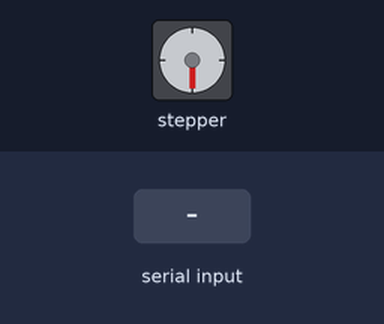
Bench run of a sketch on a simulated Arduino Uno, built with avr-gcc and run on an emulated ATmega328P. Parts: stepper motor. Wiring (inferred from the names in the program): stepper motor driver (200 steps per turn assumed): step pin 7; direction pin 6; enable pin 5. The test bench sets the inputs (shaded band).

Above: at 1.25 s.
1.3 s: "left" received over Serial
At 2.1 s:
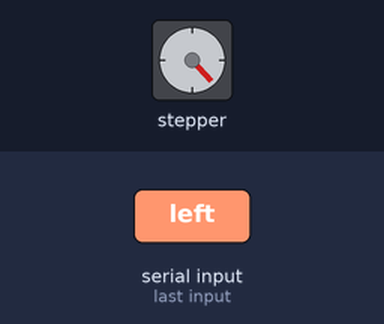
4.3 s: "right" received over Serial
At 4.6 s:
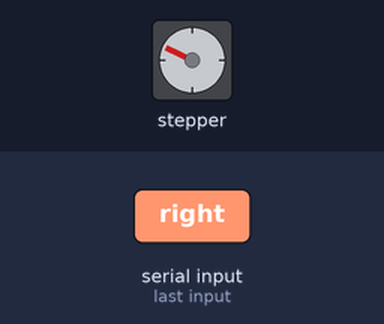
7.3 s: "off" received over Serial
At 8.75 s:
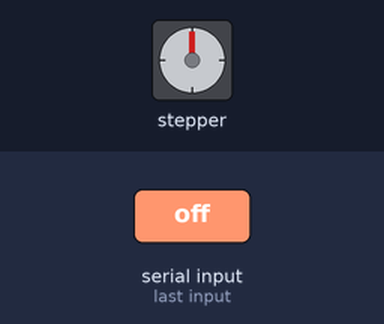
10.3 s: "reset" received over Serial
Timing chart, 0 to 14.3 s (numbered marks = the images above; inputs shaded):
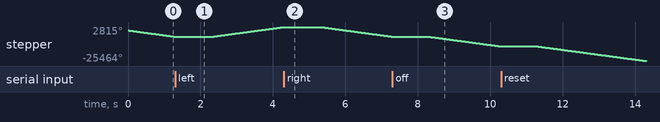

The sketch:

Motor_driver.ino
```cpp
#define CLKW  LOW
#define CCLKW HIGH
#define SPEED_INTERVAL 10
#define SPEED_DEFAULT 200

int PUL = 7; //define Pulse pin
int DIR = 6; //define Direction pin
int ENA = 5; //define Enable Pin
String User_input;
int Speed = 200;

void setup() {
  // put your setup code here, to run once:
  Serial.begin( 9600 );

  pinMode ( PUL, OUTPUT );
  pinMode ( DIR, OUTPUT );
  pinMode ( ENA, OUTPUT );
  digitalWrite( DIR, CLKW );
  digitalWrite( ENA, LOW );
  Speed = SPEED_DEFAULT;
}

void loop() {
    if ( Serial.available() > 0 )
    {
      User_input = Serial.readString();
    }

    if ( User_input == "left" ) digitalWrite( DIR, CCLKW );
    if ( User_input == "right" ) digitalWrite( DIR, CLKW );
    if ( User_input == "on" ) digitalWrite( ENA, HIGH );
    if ( User_input == "off" ) digitalWrite( ENA, LOW );
    if ( User_input == "up" )
    {
      digitalWrite( ENA, LOW );
      Speed = Speed - SPEED_INTERVAL;
      if ( Speed <= 20 )
      {
        Speed = 20;
      }
      digitalWrite( ENA, HIGH );
    }
    if ( User_input == "down" )
    {
      digitalWrite( ENA, LOW );
      Speed = Speed + SPEED_INTERVAL;
      digitalWrite( ENA, HIGH );
    }

    if ( User_input == "reset" )
    {
      digitalWrite( ENA, LOW );
      digitalWrite( DIR, CLKW );
      Speed = SPEED_DEFAULT;
    }

    User_input = "";

    digitalWrite( PUL, HIGH );
    delayMicroseconds( Speed );
    digitalWrite( PUL,LOW );
    delayMicroseconds( Speed );
}
```
